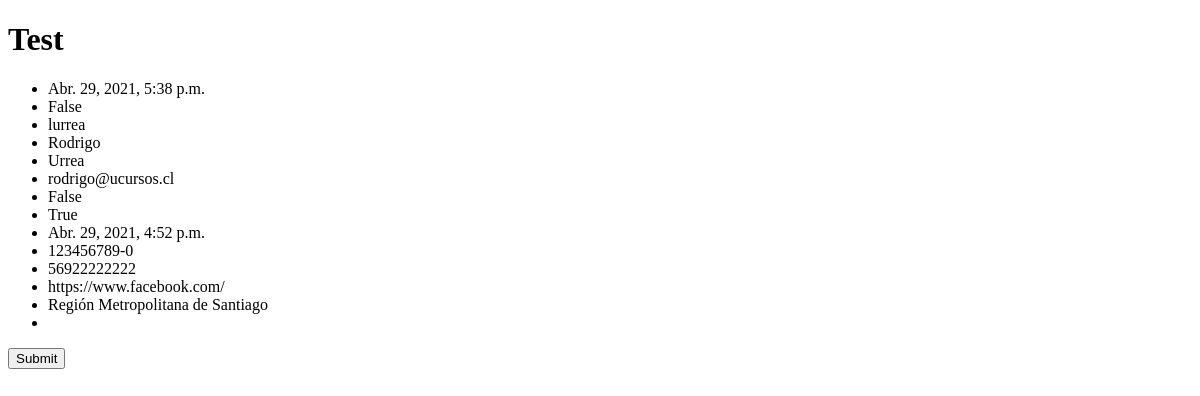
The app's page /test/ (signed in), older data.
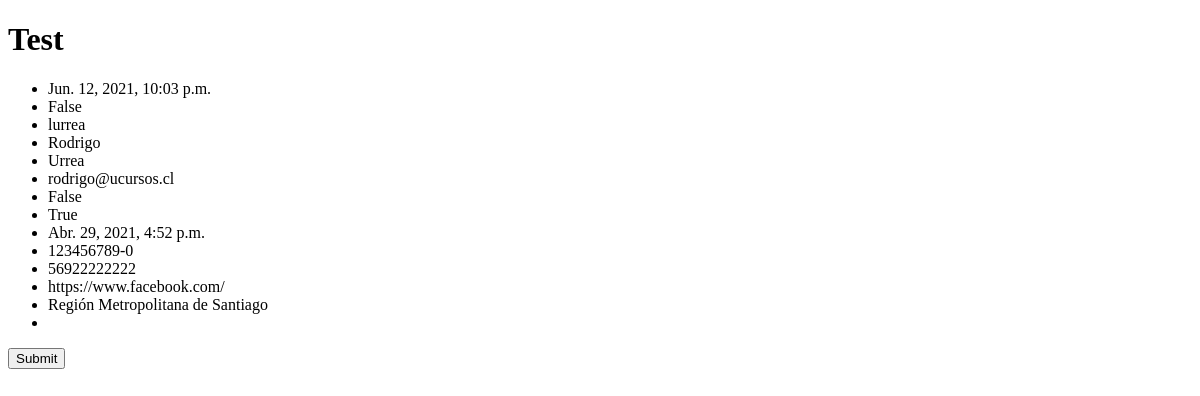
The same page, newer data.
### truequeapp/models.py (models this page shows)
class Usuario(AbstractUser):
    id = models.IntegerField(blank=False, primary_key=True)
    rut = models.CharField(max_length=13, blank=True)
    numero = models.CharField(max_length=13, blank=True)
    red_social = models.URLField(blank=True)
    regiones = [('Arica y Parinacota', 'Arica y Parinacota'), ('Antofagasta', 'Antofagasta'), ('Tarapacá', 'Tarapacá'),
                ('Atacama', 'Atacama'), ('Coquimbo', 'Coquimbo'), ('Valparaíso', 'Valparaíso'),
                ('Región del Libertador Gral. Bernardo O’Higgins', 'Región del Libertador Gral. Bernardo O’Higgins'),
                ('Región del Maule', 'Región del Maule'), ('Región del Biobío', 'Región del Biobío'),
                ('Región de la Araucanía', 'Región de la Araucanía'), ('Región de Los Ríos', 'Región de Los Ríos'),
                ('Región de Los Lagos', 'Región de Los Lagos'),
                ('Región Aisén del Gral. Carlos Ibáñez del Campo', 'Región Aisén del Gral. Carlos Ibáñez del Campo'),
                ('Región de Magallanes y de la Antártíca Chilena', 'Región de Magallanes y de la Antártíca Chilena'),
                ('Región Metropolitana de Santiago', 'Región Metropolitana de Santiago')]
    region = models.CharField(max_length=254, choices=regiones)
    correo_respaldo = models.EmailField(max_length=254, blank=True)

### truequeapp/views.py (the view, shortened to what this page needs)
# urls.py: path('test/', views.test, name='test'),
def test(request):
    if request.method == "GET":
        return render(request, "truequeapp/test.html")

### truequeapp/templates/truequeapp/test.html (shortened to what this page needs)
<!DOCTYPE html>
<html lang="es">
{% load static %}
<head>
</head>
<body>
    <h1>Test</h1>
    <ul>
        {% if user.is_authenticated %}
            <li>{{user.last_login}}</li>
            <li>{{user.is_superuser}}</li>
            <li>{{user.username}}</li>
            <li>{{user.first_name}}</li>
            <li>{{user.last_name}}</li>
            <li>{{user.email}}</li>
            <li>{{user.is_staff}}</li>
            <li>{{user.is_active}}</li>
            <li>{{user.date_joined}}</li>
            <li>{{user.rut}}</li>
            <li>{{user.numero}}</li>
            <li>{{user.red_social}}</li>
            <li>{{user.region}}</li>
            <li>{{user.correo_respaldo}}</li>
        {% endif %}
    </ul>
    <form action="/test/" method="POST"> {% csrf_token %}
        <input type="submit">
    </form>
</body>
</html>

Row changes from the older to the newer data that the page shows:
changed Usuario "False": last_login "Abr. 29, 2021, 5:38 p.m." → "Jun. 12, 2021, 10:03 p.m."
